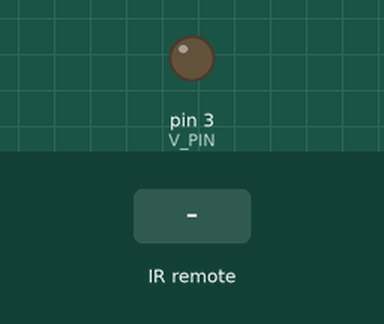
Recording of a sketch running on a simulated Arduino Uno, built with avr-gcc and run on an emulated ATmega328P. Parts: output pins drawn as LEDs (lit = HIGH). The inputs (shaded band) are chosen by the test bench.

Above: at 1.2 s.
1.3 s: infrared code 0x18 received
At 2.0 s:
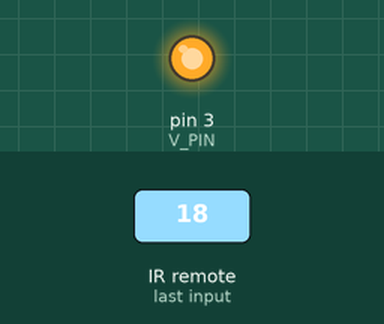
3.6 s: infrared code 0x52 received
At 6.4 s:
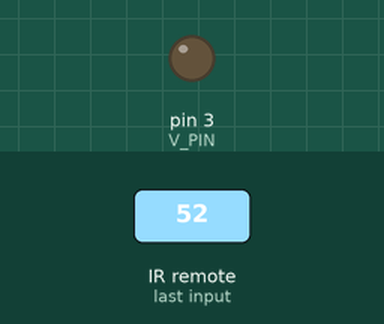
Timing chart, 0 to 7.9 s (numbered marks = the images above; inputs shaded):
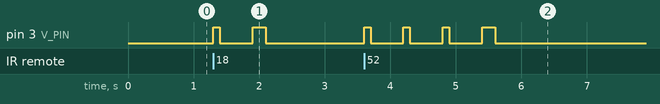

Measured:
- after the input at 1.3 s, pin 3 (V_PIN): LOW → HIGH at once, → LOW 0.10 s later, → HIGH 0.50 s later, → LOW 0.20 s later
- after the input at 3.6 s, pin 3 (V_PIN): goes 3 × (HIGH 0.10 s, LOW 0.50 s), HIGH 0.20 s, then LOW, starting at once

The sketch:

chess_cheater.ino
```cpp
#include <CheapStepper.h>
#include <IRremote.hpp>

CheapStepper stepper (8, 9, 10, 11);

int V_PIN = 3;

void setup() {
	stepper.setRpm(12);
	IrReceiver.begin(2, true);
	pinMode(V_PIN, OUTPUT);
}

void loop() {
	if (IrReceiver.decode()) {
		unsigned char command = IrReceiver.decodedIRData.command;
		char n = 0;
		switch (command) {
			case 0xC:
				n = 1;
				break;
			case 0x18:
				n = 2;
				break;
			case 0x5E:
				n = 3;
				break;
			case 0x8:
				n = 4;
				break;
			case 0x1C:
				n = 5;
				break;
			case 0x5A:
				n = 6;
				break;
			case 0x42:
				n = 7;
				break;
			case 0x52:
				n = 8;
		}
		int time;
		while (n) {
			if (n & 1)
				time = 200;
			else
				time = 100;
			n >>= 1;
			analogWrite(V_PIN, 255);
			delay(time);
			analogWrite(V_PIN, 0);
			delay(500);
		}
		IrReceiver.resume();
	}
}
```
